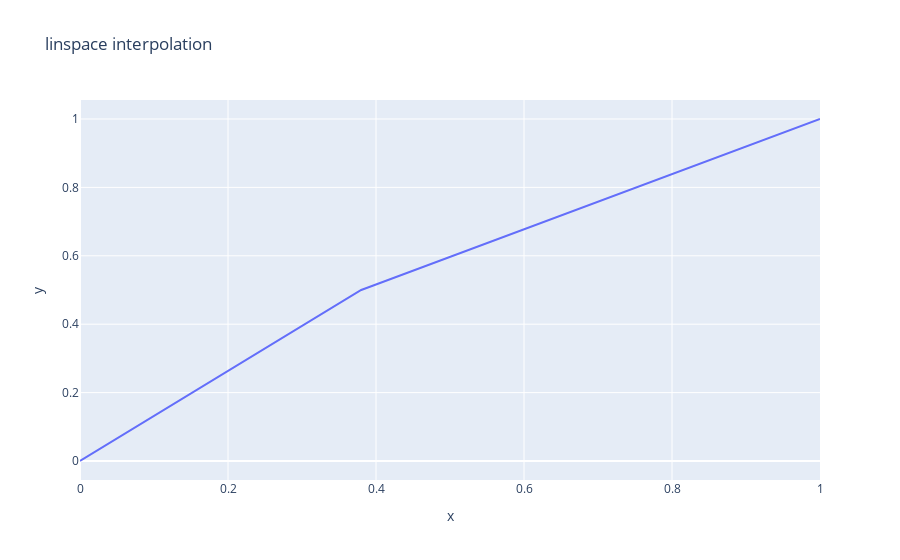

This figure's notebook cell:
### Code cell
import numpy as np
import plotly.express as px
prob_old=[0,0.38,1]
prob_new=[0,0.5,1]
xnew = np.linspace(0,1,num=101)
ynew = np.interp(xnew,prob_old,prob_new)
fig = px.line(x=xnew,y=ynew,title='linspace interpolation')
fig.show()
